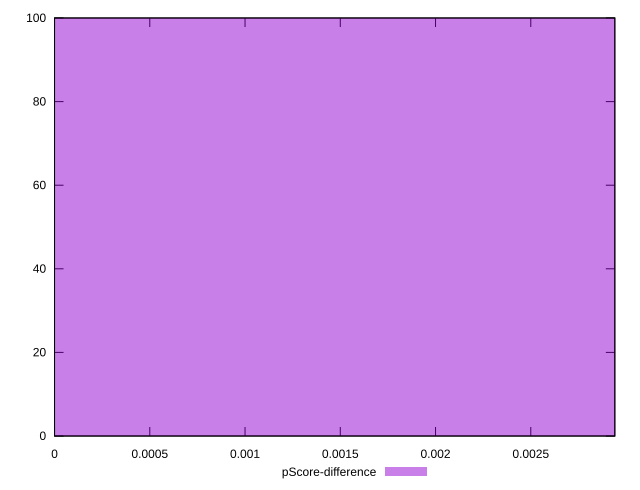

The gnuplot source for this figure:
reset

$pScoreDifference <<EOF
0 100
EOF

set key outside below
set boxwidth 0.1
set xrange [0:0.002941176470588197]
set yrange [0:100]
set trange [0:100]
set style fill transparent solid 0.5 noborder
set terminal svg size 640, 490 enhanced background rgb 'white'
set output "reprap/uses-http2/samples/pages+cached+noexternal/pScore-difference/histogram.svg"

plot $pScoreDifference title "pScore-difference" with boxes

reset
